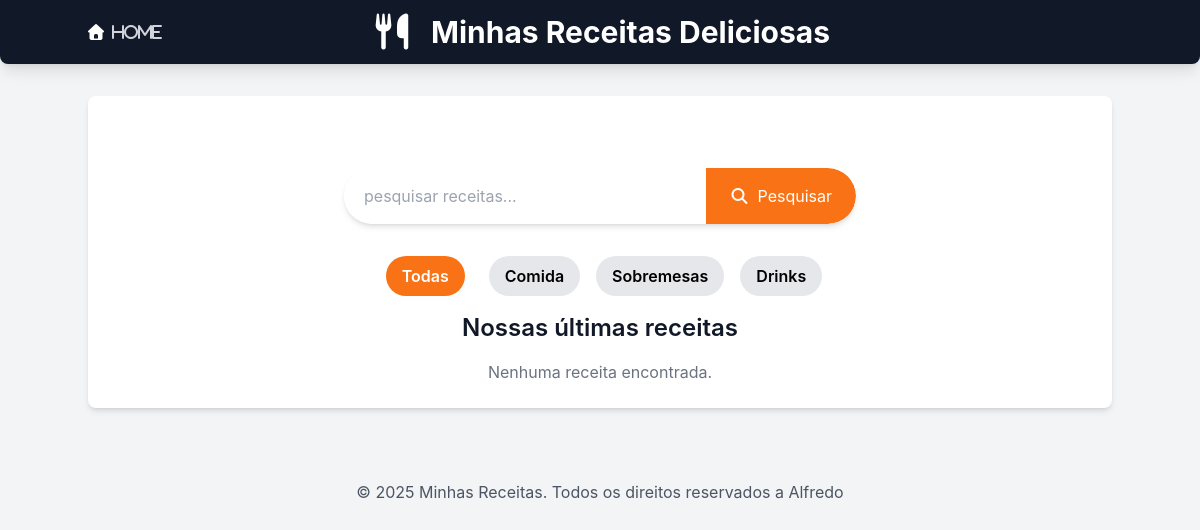
/receitas/?categoria=drink, run on an earlier commit of the app's database.
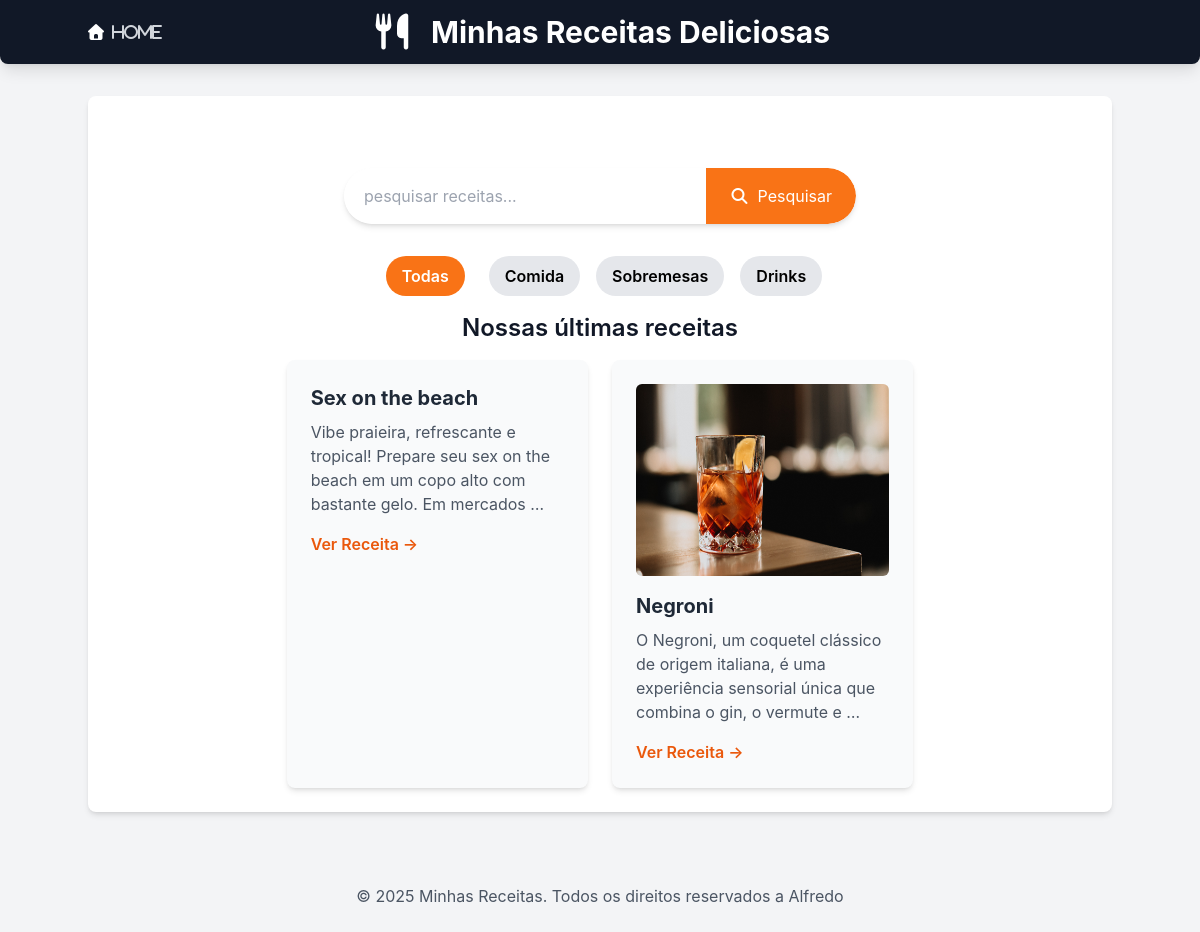
And on a later commit of the database.
### receitas/models.py (models this page shows, shortened)
class Receita(models.Model):
    CATEGORIAS = [
        ('comida', 'Comida'),
        ('sobremesa', 'Sobremesa'),
        ('drink', 'Drink'),
    ]
    title = models.CharField(max_length=200)
    description = models.TextField("Descrição")
    ingredients = models.TextField("Ingredientes")
    instructions = models.TextField("Instruções")
    image = models.ImageField("Imagem", upload_to='receitas/images/', blank=True, null=True)
    categoria = models.CharField("Categoria", max_length=20, choices=CATEGORIAS, default='comida')
    created_at = models.DateTimeField(auto_now_add=True)
    updated_at = models.DateTimeField(auto_now = True)
    class Meta:
        verbose_name = "Receita"
        verbose_name_plural = "Receitas"
        ordering = ['-created_at'] # Ordena as receitas pela data de criação (mais novas primeiro)

### receitas/views.py (the view)
# urls.py: 2. Add a URL to urlpatterns:  path('', views.home, name='home')
def home(request):
    categoria_slug = request.GET.get('categoria')
    categorias_choices = [choice[0] for choice in Receita.CATEGORIAS]
    if categoria_slug:
        receitas = Receita.objects.filter(categoria=categoria_slug)
        categoria_selecionada = categoria_slug
    else:
        receitas = Receita.objects.all()
        categoria_selecionada = None
    return render(request, 'receitas/home.html', {
        'receitas': receitas,
        'categorias': categorias_choices,
        'categoria_selecionada': categoria_selecionada,
    })

### receitas/templates/receitas/home.html (shortened to what this page needs)
{% extends "receitas/base.html" %}
{% block content %}
<section class="container mx-auto mt-8 p-4 flex justify-center">
    <form method="get" action="{% url 'pesquisar_receitas' %}"
        class="w-full max-w-lg flex bg-white rounded-full shadow-md overflow-hidden">
        <input type="text" name="q" placeholder="pesquisar receitas... "
            class="flex-grow p-3 text-gray-700 focus:ring-2 focus-ring-orange-500 rounded-l-full pl-5">
        <button type="submit"
            class="bg-orange-500 hover:bg-orange-600 text-white p-4 px-6 rounded-r-full transition duration-300 ease-in-out flex items-center justify-center">
            <i class="fas fa-search mr-2"></i> Pesquisar
        </button>
    </form>
</section>
<nav class="relative justify-center my-4 z-10 flex space-x-4">
    <a href="{%url 'home'%}" class="text-white mx-2 px-4 py-2 rounded-full bg-orange-500 hover:bg-orange-600 font-semibold">Todas</a>
    <a href="{%url 'home'%}?categoria=comida" class="text-black mx-2 px-4 py-2 rounded-full bg-gray-200 hover:bg-gray-300 font-semibold">Comida</a>
    <a href="{%url 'home'%}?categoria=sobremesa" class="text-black mx-2 px-4 py-2 rounded-full bg-gray-200 hover:bg-gray-300 font-semibold">Sobremesas</a>
    <a href="{%url 'home'%}?categoria=drink" class="text-black mx-2 px-4 py-2 rounded-full bg-gray-200 hover:bg-gray-300 font-semibold">Drinks</a>
</nav>
<h2 class="text-2xl font-semibold mb-4 text-center">Nossas últimas receitas</h2>
<div class="flex flex-wrap justify-center gap-6">
    {% for receita in receitas %}
    <div
        class="w-full sm:w-[calc(50%-1.5rem)] lg:w-[calc(33.333%-1.5rem)] bg-gray-50 p-6 rounded-lg shadow-md hover:shadow-lg transition-shadow duration-300 ease-in-out">
        {% if receita.image %}
        <img src="{{receita.image.url}}" alt="Imagem de {{receita.title}}"
            class="w-full h-48 objevt-cover rounded-md mb-4">
        {% endif %}
        <h3 class="text-xl font-bold mb-2 text-gray-800">{{ receita.title }}</h3>
        <p class="text-gray-600 mb-4">{{ receita.description|truncatewords:20}}</p>
        <a href="{% url 'receita_detail' receita.id %}" class="text-orange-600 hover:text-orange-800 font-semibold">Ver
            Receita &rarr;</a>
    </div>
    {% empty%}
    <p class="text-center text-gray-500 col-span-full">Nenhuma receita encontrada.</p>
    {% endfor %}
</div>
{% endblock %}

What changed in the data, as far as the page shows it:
added Receita: title "Sex on the beach", description "Vibe praieira, refrescante e tropical! Prepare seu sex on the beach em um copo alto com bastante gelo. Em mercados …"
added Receita: image (picture), title "Negroni", description "O Negroni, um coquetel clássico de origem italiana, é uma experiência sensorial única que combina o gin, o vermute e …"
Also different on the page:
text no longer shown: "Nenhuma receita encontrada."
